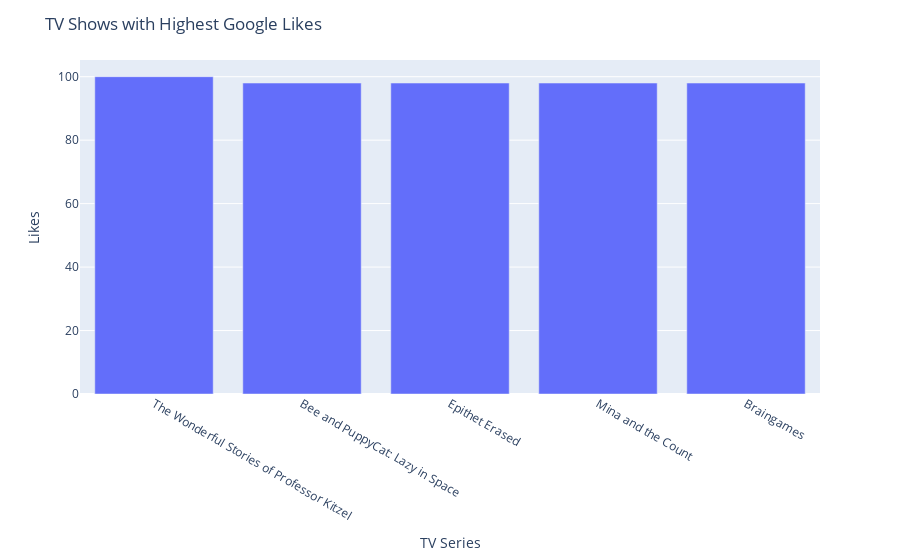

The code cell stored with this chart in its notebook:
### Code cell
fig = px.bar(x = title_with_highest_google_users.index, y= title_with_highest_google_users.values)
fig.update_layout(title= 'TV Shows with Highest Google Likes', xaxis_title='TV Series', yaxis_title='Likes')
fig.show()

### Figure 1 — Plotly figure (JSON) as saved in the notebook; plotly's stock layout.template omitted (floating-point values rounded to 4 significant figures)
{"data": [{"alignmentgroup": "True", "hovertemplate": "x=%{x}<br>y=%{y}<extra></extra>", "legendgroup": "", "marker": {"color": "#636efa", "pattern": {"shape": ""}}, "name": "", "offsetgroup": "", "orientation": "v", "showlegend": false, "textposition": "auto", "type": "bar", "x": ["The Wonderful Stories of Professor Kitzel", "Bee and PuppyCat: Lazy in Space", "Epithet Erased", "Mina and the Count", "Braingames"], "xaxis": "x", "y": [100, 98, 98, 98, 98], "yaxis": "y"}], "layout": {"barmode": "relative", "legend": {"tracegroupgap": 0}, "margin": {"t": 60}, "title": {"text": "TV Shows with Highest Google Likes"}, "xaxis": {"anchor": "y", "domain": [0, 1], "title": {"text": "TV Series"}}, "yaxis": {"anchor": "x", "domain": [0, 1], "title": {"text": "Likes"}}}}
